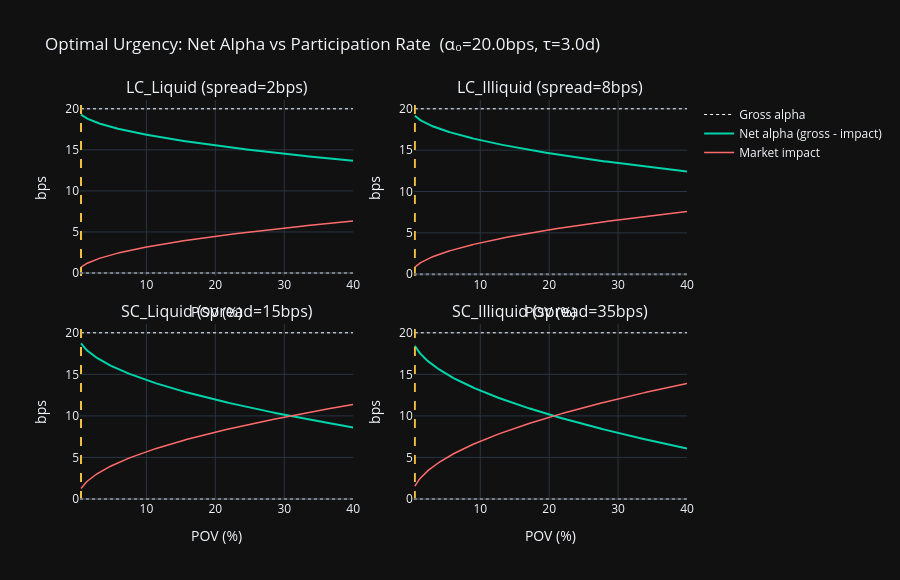

Notebook code for this chart:
### Markdown cell above
---
## Part 5 | Optimal Urgency & Capacity

**Optimal urgency** is the trade-off between:
- **Trading fast** (high POV%) → high market impact, low alpha decay  
- **Trading slow** (low POV%) → low market impact, high alpha decay (signal loses value while waiting)

We model alpha as an exponential decay with half-life $\tau$:

$$\alpha(t) = \alpha_0 \cdot e^{-\ln(2) \cdot t / \tau}$$

The optimal POV minimises **net alpha** = gross alpha – market impact cost.

### Code cell
# ── Alpha decay vs market impact: sweep POV across stocks ─────────────────────
ALPHA0_BPS  = 20.0         # initial alpha edge at signal in bps
TAU_DAYS    = 3.0          # alpha half-life in trading days
ADV_BARS    = 1            # 1 bar = 1 day for simplicity

pov_range = np.linspace(0.005, 0.40, 200)   # 0.5% to 40% of ADV

def net_alpha(pov, adv, vol, alpha0_bps, tau, eta):
    """
    Net alpha = gross alpha captured (accounting for decay) - market impact cost.
    All in bps.
    """
    # Time to fill at given POV: 1 / pov days (fill 100% of position)
    fill_time      = 1.0 / pov                                 # days to complete
    alpha_captured = alpha0_bps * (1 - np.exp(-np.log(2) * fill_time / tau))
    # Average alpha per day (integral / fill_time) × fill_time = integral
    alpha_integral = alpha0_bps * tau / np.log(2) * (1 - np.exp(-np.log(2) * fill_time / tau))

    # Market impact: square-root, one-way, in bps
    impact_bps = eta * vol * np.sqrt(pov) * 10_000

    # Net: alpha captured minus impact
    return alpha0_bps - impact_bps, impact_bps, alpha0_bps * np.exp(-np.log(2) * fill_time / tau)

fig = ps.make_subplots(rows=2, cols=2, vertical_spacing=0.12, horizontal_spacing=0.10,
    subplot_titles=[f'LC_Liquid (spread={UNIVERSE["LC_Liquid"]["spread_bps"]}bps)',
                    f'LC_Illiquid (spread={UNIVERSE["LC_Illiquid"]["spread_bps"]}bps)',
                    f'SC_Liquid (spread={UNIVERSE["SC_Liquid"]["spread_bps"]}bps)',
                    f'SC_Illiquid (spread={UNIVERSE["SC_Illiquid"]["spread_bps"]}bps)'])

positions = [(1,1),(1,2),(2,1),(2,2)]
optimal_povs = {}

for (name, p), (r, c) in zip(UNIVERSE.items(), positions):
    nets, impacts, residuals = [], [], []
    for pov in pov_range:
        n, imp, res = net_alpha(pov, p['adv'], p['vol'], ALPHA0_BPS, TAU_DAYS, SQRT_ETA)
        nets.append(n)
        impacts.append(imp)
        residuals.append(res)

    nets     = np.array(nets)
    impacts  = np.array(impacts)

    best_idx = np.argmax(nets)
    opt_pov  = pov_range[best_idx]
    optimal_povs[name] = opt_pov

    fig.add_trace(go.Scatter(x=pov_range*100, y=np.full_like(pov_range, ALPHA0_BPS),
        mode='lines', name='Gross alpha', line=dict(color='white', dash='dot', width=1),
        showlegend=(r==1 and c==1)), row=r, col=c)
    fig.add_trace(go.Scatter(x=pov_range*100, y=nets,
        mode='lines', name='Net alpha (gross - impact)',
        line=dict(color='#00d4aa', width=2), showlegend=(r==1 and c==1)), row=r, col=c)
    fig.add_trace(go.Scatter(x=pov_range*100, y=impacts,
        mode='lines', name='Market impact',
        line=dict(color='#ff6b6b', width=1.5), showlegend=(r==1 and c==1)), row=r, col=c)
    fig.add_vline(x=opt_pov * 100, line_color='#f0c040', line_dash='dash', row=r, col=c)
    fig.add_hline(y=0, line_color='grey', line_dash='dot', row=r, col=c)

fig.update_layout(template='plotly_dark', height=580,
    title=f'Optimal Urgency: Net Alpha vs Participation Rate  (α₀={ALPHA0_BPS}bps, τ={TAU_DAYS}d)')
for r, c in positions:
    fig.update_xaxes(title_text='POV (%)', row=r, col=c)
    fig.update_yaxes(title_text='bps', row=r, col=c)
fig.show()

print('Optimal POV by stock:')
for name, pov in optimal_povs.items():
    print(f'  {name:<14}: {pov*100:.1f}% of ADV  ({UNIVERSE[name]["adv"] * pov:,.0f} shares/day)')

### Figure 1 — Plotly figure (JSON) as saved in the notebook; plotly's stock layout.template omitted (floating-point values rounded to 4 significant figures; data arrays with more than 128 entries replaced by an {"elided": "..."} marker saying what was removed)
{"data": [{"line": {"color": "white", "dash": "dot", "width": 1}, "mode": "lines", "name": "Gross alpha", "showlegend": true, "type": "scatter", "x": {"elided": "200 float values"}, "xaxis": "x", "y": {"elided": "200 int values"}, "yaxis": "y"}, {"line": {"color": "#00d4aa", "width": 2}, "mode": "lines", "name": "Net alpha (gross - impact)", "showlegend": true, "type": "scatter", "x": {"elided": "200 float values"}, "xaxis": "x", "y": {"elided": "200 float values"}, "yaxis": "y"}, {"line": {"color": "#ff6b6b", "width": 1.5}, "mode": "lines", "name": "Market impact", "showlegend": true, "type": "scatter", "x": {"elided": "200 float values"}, "xaxis": "x", "y": {"elided": "200 float values"}, "yaxis": "y"}, {"line": {"color": "white", "dash": "dot", "width": 1}, "mode": "lines", "name": "Gross alpha", "showlegend": false, "type": "scatter", "x": {"elided": "200 float values"}, "xaxis": "x2", "y": {"elided": "200 int values"}, "yaxis": "y2"}, {"line": {"color": "#00d4aa", "width": 2}, "mode": "lines", "name": "Net alpha (gross - impact)", "showlegend": false, "type": "scatter", "x": {"elided": "200 float values"}, "xaxis": "x2", "y": {"elided": "200 float values"}, "yaxis": "y2"}, {"line": {"color": "#ff6b6b", "width": 1.5}, "mode": "lines", "name": "Market impact", "showlegend": false, "type": "scatter", "x": {"elided": "200 float values"}, "xaxis": "x2", "y": {"elided": "200 float values"}, "yaxis": "y2"}, {"line": {"color": "white", "dash": "dot", "width": 1}, "mode": "lines", "name": "Gross alpha", "showlegend": false, "type": "scatter", "x": {"elided": "200 float values"}, "xaxis": "x3", "y": {"elided": "200 int values"}, "yaxis": "y3"}, {"line": {"color": "#00d4aa", "width": 2}, "mode": "lines", "name": "Net alpha (gross - impact)", "showlegend": false, "type": "scatter", "x": {"elided": "200 float values"}, "xaxis": "x3", "y": {"elided": "200 float values"}, "yaxis": "y3"}, {"line": {"color": "#ff6b6b", "width": 1.5}, "mode": "lines", "name": "Market impact", "showlegend": false, "type": "scatter", "x": {"elided": "200 float values"}, "xaxis": "x3", "y": {"elided": "200 float values"}, "yaxis": "y3"}, {"line": {"color": "white", "dash": "dot", "width": 1}, "mode": "lines", "name": "Gross alpha", "showlegend": false, "type": "scatter", "x": {"elided": "200 float values"}, "xaxis": "x4", "y": {"elided": "200 int values"}, "yaxis": "y4"}, {"line": {"color": "#00d4aa", "width": 2}, "mode": "lines", "name": "Net alpha (gross - impact)", "showlegend": false, "type": "scatter", "x": {"elided": "200 float values"}, "xaxis": "x4", "y": {"elided": "200 float values"}, "yaxis": "y4"}, {"line": {"color": "#ff6b6b", "width": 1.5}, "mode": "lines", "name": "Market impact", "showlegend": false, "type": "scatter", "x": {"elided": "200 float values"}, "xaxis": "x4", "y": {"elided": "200 float values"}, "yaxis": "y4"}], "layout": {"annotations": [{"font": {"size": 16}, "showarrow": false, "text": "LC_Liquid (spread=2bps)", "x": 0.225, "xanchor": "center", "xref": "paper", "y": 1, "yanchor": "bottom", "yref": "paper"}, {"font": {"size": 16}, "showarrow": false, "text": "LC_Illiquid (spread=8bps)", "x": 0.775, "xanchor": "center", "xref": "paper", "y": 1, "yanchor": "bottom", "yref": "paper"}, {"font": {"size": 16}, "showarrow": false, "text": "SC_Liquid (spread=15bps)", "x": 0.225, "xanchor": "center", "xref": "paper", "y": 0.44, "yanchor": "bottom", "yref": "paper"}, {"font": {"size": 16}, "showarrow": false, "text": "SC_Illiquid (spread=35bps)", "x": 0.775, "xanchor": "center", "xref": "paper", "y": 0.44, "yanchor": "bottom", "yref": "paper"}], "height": 580, "shapes": [{"line": {"color": "#f0c040", "dash": "dash"}, "type": "line", "x0": 0.5, "x1": 0.5, "xref": "x", "y0": 0, "y1": 1, "yref": "y domain"}, {"line": {"color": "grey", "dash": "dot"}, "type": "line", "x0": 0, "x1": 1, "xref": "x domain", "y0": 0, "y1": 0, "yref": "y"}, {"line": {"color": "#f0c040", "dash": "dash"}, "type": "line", "x0": 0.5, "x1": 0.5, "xref": "x2", "y0": 0, "y1": 1, "yref": "y2 domain"}, {"line": {"color": "grey", "dash": "dot"}, "type": "line", "x0": 0, "x1": 1, "xref": "x2 domain", "y0": 0, "y1": 0, "yref": "y2"}, {"line": {"color": "#f0c040", "dash": "dash"}, "type": "line", "x0": 0.5, "x1": 0.5, "xref": "x3", "y0": 0, "y1": 1, "yref": "y3 domain"}, {"line": {"color": "grey", "dash": "dot"}, "type": "line", "x0": 0, "x1": 1, "xref": "x3 domain", "y0": 0, "y1": 0, "yref": "y3"}, {"line": {"color": "#f0c040", "dash": "dash"}, "type": "line", "x0": 0.5, "x1": 0.5, "xref": "x4", "y0": 0, "y1": 1, "yref": "y4 domain"}, {"line": {"color": "grey", "dash": "dot"}, "type": "line", "x0": 0, "x1": 1, "xref": "x4 domain", "y0": 0, "y1": 0, "yref": "y4"}], "title": {"text": "Optimal Urgency: Net Alpha vs Participation Rate  (α₀=20.0bps, τ=3.0d)"}, "xaxis": {"anchor": "y", "domain": [0, 0.45], "title": {"text": "POV (%)"}}, "xaxis2": {"anchor": "y2", "domain": [0.55, 1], "title": {"text": "POV (%)"}}, "xaxis3": {"anchor": "y3", "domain": [0, 0.45], "title": {"text": "POV (%)"}}, "xaxis4": {"anchor": "y4", "domain": [0.55, 1], "title": {"text": "POV (%)"}}, "yaxis": {"anchor": "x", "domain": [0.56, 1], "title": {"text": "bps"}}, "yaxis2": {"anchor": "x2", "domain": [0.56, 1], "title": {"text": "bps"}}, "yaxis3": {"anchor": "x3", "domain": [0, 0.44], "title": {"text": "bps"}}, "yaxis4": {"anchor": "x4", "domain": [0, 0.44], "title": {"text": "bps"}}}}
